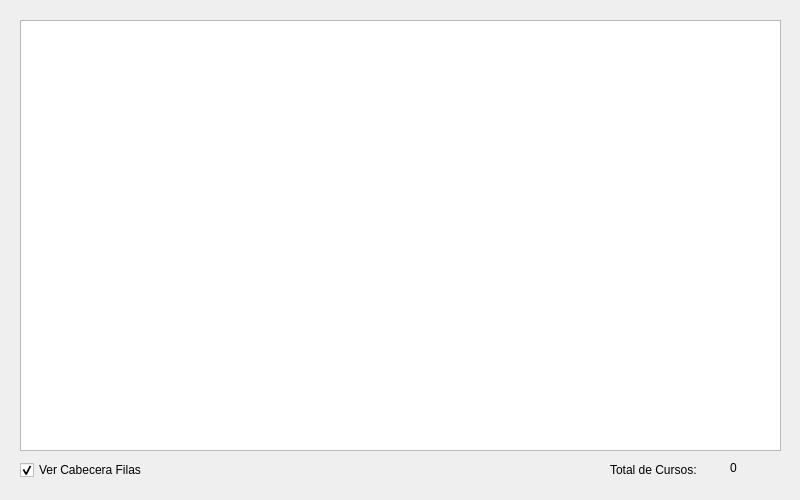
<?xml version="1.0" encoding="UTF-8"?>
<ui version="4.0">
 <class>dlgDemo40</class>
 <widget class="QDialog" name="dlgDemo40">
  <property name="geometry">
   <rect>
    <x>0</x>
    <y>0</y>
    <width>800</width>
    <height>500</height>
   </rect>
  </property>
  <property name="windowTitle">
   <string>Lista de Cursos con QTableView Personalizado</string>
  </property>
  <widget class="QTableView" name="tblCurso">
   <property name="geometry">
    <rect>
     <x>20</x>
     <y>20</y>
     <width>761</width>
     <height>431</height>
    </rect>
   </property>
  </widget>
  <widget class="QLabel" name="lblTotalMensaje">
   <property name="geometry">
    <rect>
     <x>610</x>
     <y>460</y>
     <width>111</width>
     <height>20</height>
    </rect>
   </property>
   <property name="text">
    <string>Total de Cursos:</string>
   </property>
  </widget>
  <widget class="QLabel" name="lblTotalRegistros">
   <property name="geometry">
    <rect>
     <x>730</x>
     <y>460</y>
     <width>55</width>
     <height>16</height>
    </rect>
   </property>
   <property name="text">
    <string>0</string>
   </property>
  </widget>
  <widget class="QCheckBox" name="chkVerCabeceraFilas">
   <property name="geometry">
    <rect>
     <x>20</x>
     <y>460</y>
     <width>141</width>
     <height>20</height>
    </rect>
   </property>
   <property name="text">
    <string>Ver Cabecera Filas</string>
   </property>
   <property name="checked">
    <bool>true</bool>
   </property>
  </widget>
 </widget>
 <resources/>
 <connections/>
</ui>
